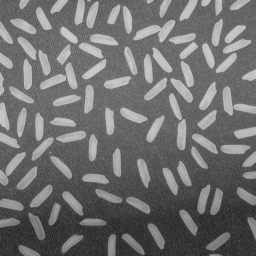
%> input picture 7-9boundary-enhance/rice.png, 256 x 256 px
$ octave --eval "result = my_boundaries_2('rice.png');"   (GNU Octave 9; MATLAB toolbox functions it lacks are replaced by stand-ins)
%> lines starting %> are read from the running program, lines starting %| are printed output that depends on the picture; in (x1, y1, x2, y2) boxes, pixels count from 0 and x2, y2 are one past the last pixel; in counts of white or black regions, pixels touching at a corner belong together; the program's own positions count from 1
function B=my_boundaries_2(image)
%> called with image = 'rice.png'
I = imread(image);%读入图像
%> I is the input picture: size 256x256 uint8; min 40, max 204, mean 111.2

BW = im2bw(I, graythresh(I));%转换成二值图像
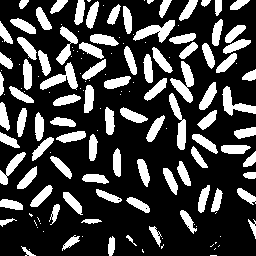
%> BW: size 256x256 logical; 25.8% white; 151 white regions (62 under 20 px), largest, box (x1, y1, x2, y2) and area: (170, 61, 194, 103) 448, (133, 20, 175, 43) 429, (40, 62, 78, 90) 423
%[B,L] = bwboundaries(BW,'noholes');%寻找边缘，不包括孔
%目前假设前景为白色，背景为黑色

[h,w]=size(BW);
%> h = 256; w = 256
bw_tag=bwlabel(BW); %用连通区域来辅助标记
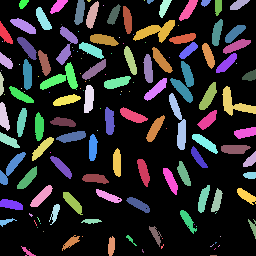
%> bw_tag: size 256x256 double; 152 distinct labels, from 0 to 151; one colour per label, 0 black
%如果该图形已经被边界跟踪处理了，那么将该图形在bw_tag对应的区域全部置0

%B=cell()
%搜索元胞数组的添加方法a=[1 2 2]; B=[B a]
B=cell(0,1);
%方向为顺时针，左方（west）为1
%          1      2      3      4     5     6      7     8
direction=[-1  -1; 0, -1; 1  -1; 1  0; 1  1; 0  1; -1  1; -1  0];

%起始记录：起始点，以及起点下一个边界点（当循环到同一个起始点且下一个边界点相同时，此边界跟踪完成）
flag=[];
judge_flag=[];

for i=1:h
    for j=1:w
        if bw_tag(i,j)>=1
            flag=[i j -100 -100];
            brush_tag=bw_tag(i,j);
            start_point = 1;%起始搜索方向
            point_set=[i, j;];%用来存放坐标点
            judge_flag=[-100 -100 -100 -100];
            get_point = 0 ;%是否获取到起始点后的下一个边界点
            center_x = i;
            center_y = j;

            while(~isequal(flag, judge_flag))
                k=start_point;
                is_noise = 0;  %用来判断一个点是否是孤立的一个像素点
                while(1)
                    %(x,y)为周围的相邻像素坐标
                    x = center_x + direction(k,1);
                    y = center_y + direction(k,2);
                    %判断坐标是否越界
                    if x >0  && x <= h && y > 0 && y <= w
                        if bw_tag(x , y )==brush_tag %找到下一个边界点
                            center_x=x;
                            center_y=y;
                            point_set=[point_set; [x,y]];
                            judge_flag=[i j x y];
                            if get_point == 0 %确定起始点及其方向
                                flag(3)=x;
                                flag(4)=y;
                                get_point = 1;
                                judge_flag=[];
                            end
                            break;%已经找到边界点，跳出点周围搜索，进行下一点的边界点搜索
                        else
                            is_noise=is_noise+1;
                        end
                    else
                        is_noise=is_noise+1;
                    end
                    k=mod( k, 8)+1;

                    if is_noise==9 %搜索了完整的一周都没有遇到相邻的像素点，所以这个点是一个孤立的像素点，于是选择跳过
                        break;
                    end
                end
                if is_noise==9
                    break;
                end
                %下一个边界点的搜索方向
                start_point=mod((k+4), 8) + 1;
            end

            B=[B point_set];

            bw_tag=bw_tag-(bw_tag==brush_tag)*brush_tag;
        end
    end
end
%> bw_tag: size 256x256 double; every value is 0
%> after the loop, B = 151 items; brush_tag = 130; center_x = 256; center_y = 212; flag = [256 211 256 212]; get_point = 1; is_noise = 3; judge_flag = [256 211 256 212]; k = 2; point_set = [256 211; 256 212; 256 213; 256 214; 256 215; 256 216; 256 217; 256 216; 256 215; 256 214; 256 213; 256 212]; start_point = 7; x = 256; y = 212

imshow(label2rgb(BW, @jet, [.5 .5 .5]))%显示图像
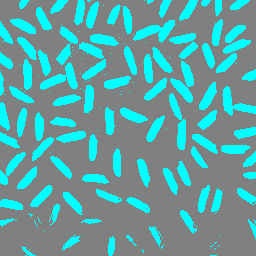
%> displayed picture: size 256x256x3, on the screen's scale of 0 to 255; mean R, G, B 95, 160.8, 160.8
hold on
for k = 1:length(B)
   boundary = B{k};
   plot(boundary(:,2), boundary(:,1), 'w', 'LineWidth', 2)
end%整个循环表示的是描边
%> this loop made 151 passes
%> boundary on passes 5, 14, 21: [1 145], [6 104], [25 62]
%> `result = my_boundaries_2('rice.png');`:
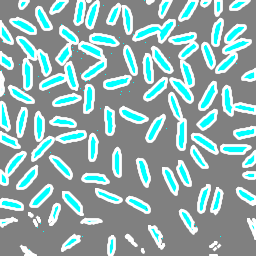
%> figure redrawn from the program's plot data
%> `result = my_boundaries_2('rice.png');`: result = 151 items
end
